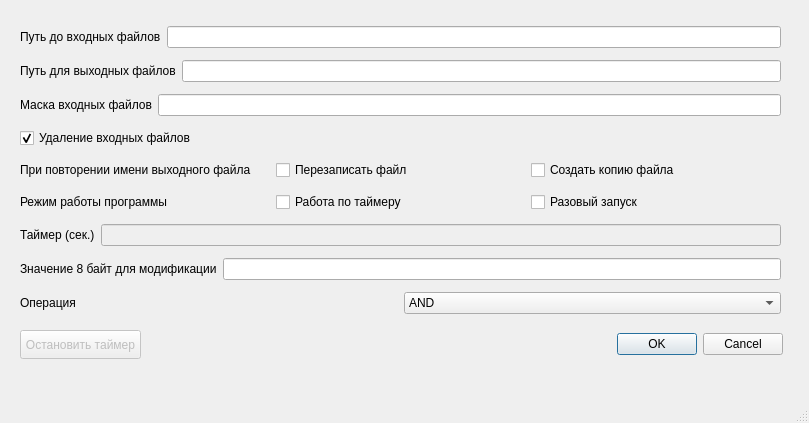
<?xml version="1.0" encoding="UTF-8"?>
<ui version="4.0">
 <class>Test</class>
 <widget class="QMainWindow" name="Test">
  <property name="geometry">
   <rect>
    <x>0</x>
    <y>0</y>
    <width>809</width>
    <height>423</height>
   </rect>
  </property>
  <property name="windowTitle">
   <string>Test</string>
  </property>
  <widget class="QWidget" name="centralwidget">
   <widget class="QWidget" name="verticalLayoutWidget">
    <property name="geometry">
     <rect>
      <x>20</x>
      <y>20</y>
      <width>761</width>
      <height>301</height>
     </rect>
    </property>
    <layout class="QVBoxLayout" name="verticalLayout">
     <item>
      <layout class="QHBoxLayout" name="horizontalLayout_8">
       <item>
        <widget class="QLabel" name="label_7">
         <property name="text">
          <string>Путь до входных файлов</string>
         </property>
        </widget>
       </item>
       <item>
        <widget class="QLineEdit" name="inputFilePath"/>
       </item>
      </layout>
     </item>
     <item>
      <layout class="QHBoxLayout" name="horizontalLayout_7">
       <item>
        <widget class="QLabel" name="label_8">
         <property name="text">
          <string>Путь для выходных файлов</string>
         </property>
        </widget>
       </item>
       <item>
        <widget class="QLineEdit" name="outputFilePath"/>
       </item>
      </layout>
     </item>
     <item>
      <layout class="QHBoxLayout" name="horizontalLayout">
       <item>
        <widget class="QLabel" name="label">
         <property name="text">
          <string>Маска входных файлов</string>
         </property>
        </widget>
       </item>
       <item>
        <widget class="QLineEdit" name="fileExtension"/>
       </item>
      </layout>
     </item>
     <item>
      <layout class="QHBoxLayout" name="horizontalLayout_4">
       <item>
        <widget class="QCheckBox" name="deleteInputFiles">
         <property name="text">
          <string>Удаление входных файлов</string>
         </property>
         <property name="checked">
          <bool>true</bool>
         </property>
        </widget>
       </item>
      </layout>
     </item>
     <item>
      <layout class="QHBoxLayout" name="horizontalLayout_2">
       <item>
        <widget class="QLabel" name="label_2">
         <property name="text">
          <string>При повторении имени выходного файла</string>
         </property>
        </widget>
       </item>
       <item>
        <widget class="QCheckBox" name="rewrite">
         <property name="text">
          <string>Перезаписать файл</string>
         </property>
        </widget>
       </item>
       <item>
        <widget class="QCheckBox" name="createCopy">
         <property name="text">
          <string>Создать копию файла</string>
         </property>
        </widget>
       </item>
      </layout>
     </item>
     <item>
      <layout class="QHBoxLayout" name="horizontalLayout_5">
       <item>
        <widget class="QLabel" name="label_5">
         <property name="text">
          <string>Режим работы программы</string>
         </property>
        </widget>
       </item>
       <item>
        <widget class="QCheckBox" name="onTimer">
         <property name="text">
          <string>Работа по таймеру</string>
         </property>
        </widget>
       </item>
       <item>
        <widget class="QCheckBox" name="once">
         <property name="text">
          <string>Разовый запуск</string>
         </property>
        </widget>
       </item>
      </layout>
     </item>
     <item>
      <layout class="QHBoxLayout" name="horizontalLayout_3">
       <item>
        <widget class="QLabel" name="label_3">
         <property name="text">
          <string>Таймер (сек.)</string>
         </property>
        </widget>
       </item>
       <item>
        <widget class="QLineEdit" name="timer">
         <property name="enabled">
          <bool>false</bool>
         </property>
        </widget>
       </item>
      </layout>
     </item>
     <item>
      <layout class="QHBoxLayout" name="horizontalLayout_6">
       <item>
        <widget class="QLabel" name="label_6">
         <property name="text">
          <string>Значение 8 байт для модификации</string>
         </property>
        </widget>
       </item>
       <item>
        <widget class="QLineEdit" name="bitMask"/>
       </item>
      </layout>
     </item>
     <item>
      <layout class="QHBoxLayout" name="horizontalLayout_9">
       <item>
        <widget class="QLabel" name="label_4">
         <property name="text">
          <string>Операция</string>
         </property>
        </widget>
       </item>
       <item>
        <widget class="QComboBox" name="operation">
         <item>
          <property name="text">
           <string>AND</string>
          </property>
         </item>
         <item>
          <property name="text">
           <string>OR</string>
          </property>
         </item>
         <item>
          <property name="text">
           <string>XOR</string>
          </property>
         </item>
         <item>
          <property name="text">
           <string>NAND</string>
          </property>
         </item>
         <item>
          <property name="text">
           <string>NOR</string>
          </property>
         </item>
        </widget>
       </item>
      </layout>
     </item>
    </layout>
   </widget>
   <widget class="QDialogButtonBox" name="buttonBox">
    <property name="geometry">
     <rect>
      <x>590</x>
      <y>330</y>
      <width>193</width>
      <height>29</height>
     </rect>
    </property>
    <property name="standardButtons">
     <set>QDialogButtonBox::StandardButton::Cancel|QDialogButtonBox::StandardButton::Ok</set>
    </property>
   </widget>
   <widget class="QPushButton" name="stopTimer">
    <property name="enabled">
     <bool>false</bool>
    </property>
    <property name="geometry">
     <rect>
      <x>20</x>
      <y>330</y>
      <width>121</width>
      <height>29</height>
     </rect>
    </property>
    <property name="text">
     <string>Остановить таймер</string>
    </property>
   </widget>
  </widget>
  <widget class="QMenuBar" name="menubar">
   <property name="geometry">
    <rect>
     <x>0</x>
     <y>0</y>
     <width>809</width>
     <height>22</height>
    </rect>
   </property>
  </widget>
  <widget class="QStatusBar" name="statusbar"/>
 </widget>
 <resources/>
 <connections>
  <connection>
   <sender>buttonBox</sender>
   <signal>rejected()</signal>
   <receiver>Test</receiver>
   <slot>close()</slot>
   <hints>
    <hint type="sourcelabel">
     <x>740</x>
     <y>370</y>
    </hint>
    <hint type="destinationlabel">
     <x>374</x>
     <y>361</y>
    </hint>
   </hints>
  </connection>
 </connections>
</ui>
